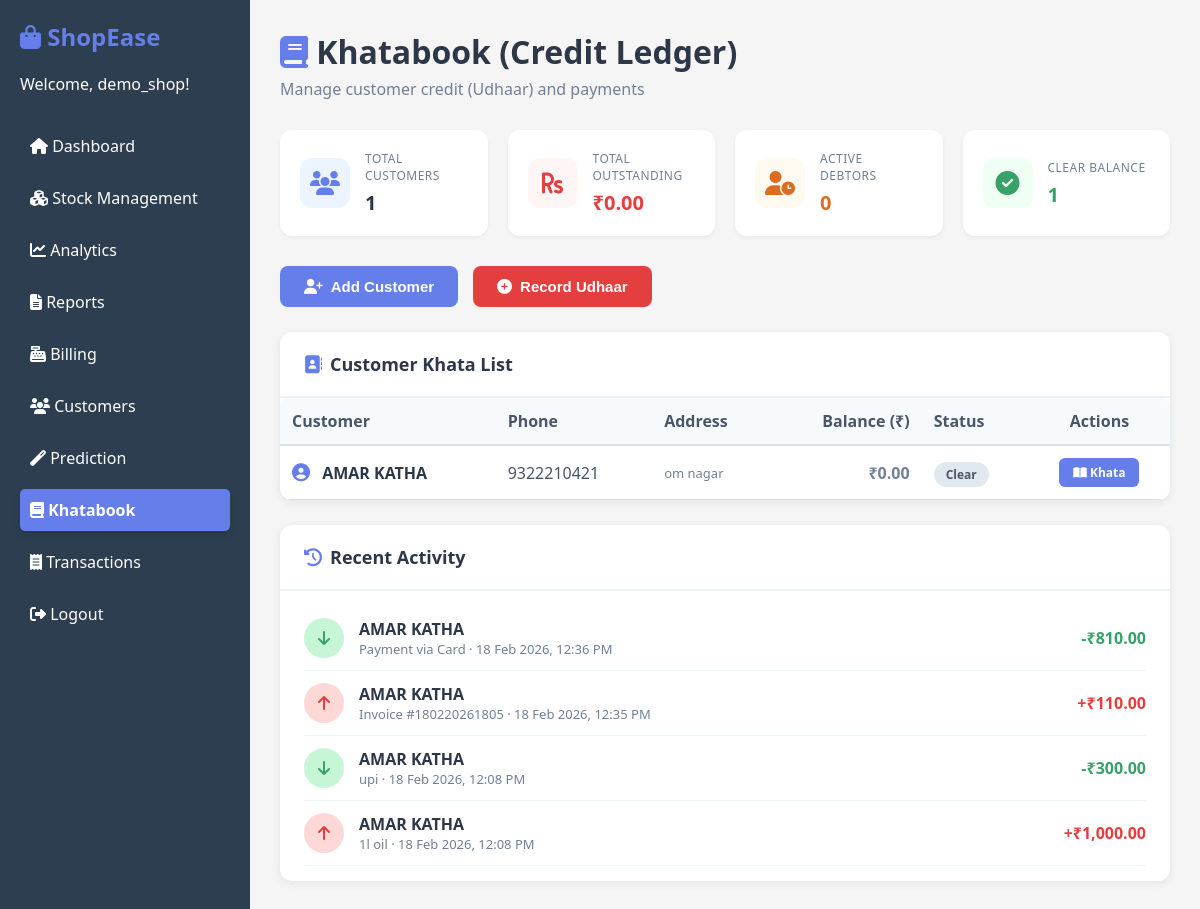
The page /khatabook (signed in) on the database its author committed.
### src/shopease/models.py (models this page shows)
class Customer(db.Model):
    id = db.Column(db.Integer, primary_key=True)
    name = db.Column(db.String(200), nullable=False)
    phone = db.Column(db.String(20), nullable=False)
    address = db.Column(db.String(500))
    balance = db.Column(db.Numeric(10, 2), default=0)  # Outstanding credit amount
    user_id = db.Column(db.Integer, db.ForeignKey('user.id'))
    created_at = db.Column(db.DateTime, default=datetime.utcnow)
    entries = db.relationship('KhataEntry', backref='customer', lazy=True)

class KhataEntry(db.Model):
    id = db.Column(db.Integer, primary_key=True)
    customer_id = db.Column(db.Integer, db.ForeignKey('customer.id'), nullable=False)
    entry_type = db.Column(db.String(10), nullable=False)  # 'credit' or 'payment'
    amount = db.Column(db.Numeric(10, 2), nullable=False)
    description = db.Column(db.String(500))
    date = db.Column(db.DateTime, default=datetime.utcnow)
    user_id = db.Column(db.Integer, db.ForeignKey('user.id'))

### src/shopease/blueprints/khatabook.py (the view)
@khatabook_bp.route('/khatabook')
def index():
    if 'user_id' not in session:
        return redirect('/login')
    user_id = session['user_id']
    customers = Customer.query.filter_by(user_id=user_id).order_by(Customer.name).all()
    total_customers = len(customers)
    total_credit = sum(float(c.balance) for c in customers if c.balance and float(c.balance) > 0)
    total_debtors = sum(1 for c in customers if c.balance and float(c.balance) > 0)
    recent_entries = db.session.query(KhataEntry, Customer.name).join(Customer).filter(
        KhataEntry.user_id == user_id
    ).order_by(KhataEntry.date.desc()).limit(10).all()
    return render_template('khatabook.html',
                           customers=customers,
                           total_customers=total_customers,
                           total_credit=total_credit,
                           total_debtors=total_debtors,
                           recent_entries=recent_entries)

### src/shopease/templates/khatabook.html (shortened to what this page needs)
{% extends "base.html" %}
{% block content %}
<div class="page-header">
    <div>
        <h1 style="margin:0;color:#2d3748;"><i class="fas fa-book" style="color:#667eea;"></i> Khatabook (Credit Ledger)</h1>
        <p style="color:#718096;margin-top:5px;">Manage customer credit (Udhaar) and payments</p>
    </div>
</div>
<div class="metrics-row">
    <div class="metric-card">
        <div class="metric-icon" style="background:#ebf4ff;color:#667eea;">
            <i class="fas fa-users"></i>
        </div>
        <div class="metric-content">
            <span class="metric-label">Total Customers</span>
            <span class="metric-value">{{ total_customers }}</span>
        </div>
    </div>
    <div class="metric-card">
        <div class="metric-icon" style="background:#fff5f5;color:#e53e3e;">
            <i class="fas fa-rupee-sign"></i>
        </div>
        <div class="metric-content">
            <span class="metric-label">Total Outstanding</span>
            <span class="metric-value" style="color:#e53e3e;">₹{{ "{:,.2f}".format(total_credit) }}</span>
        </div>
    </div>
    <div class="metric-card">
        <div class="metric-icon" style="background:#fffaf0;color:#dd6b20;">
            <i class="fas fa-user-clock"></i>
        </div>
        <div class="metric-content">
            <span class="metric-label">Active Debtors</span>
            <span class="metric-value" style="color:#dd6b20;">{{ total_debtors }}</span>
        </div>
    </div>
    <div class="metric-card">
        <div class="metric-icon" style="background:#f0fff4;color:#38a169;">
            <i class="fas fa-check-circle"></i>
        </div>
        <div class="metric-content">
            <span class="metric-label">Clear Balance</span>
            <span class="metric-value" style="color:#38a169;">{{ total_customers - total_debtors }}</span>
        </div>
    </div>
</div>
<div style="display:flex;gap:15px;margin-bottom:25px;flex-wrap:wrap;">
    <button onclick="document.getElementById('addCustomerModal').style.display='flex'"
            style="padding:12px 24px;background:#667eea;color:white;border:none;border-radius:8px;cursor:pointer;font-size:15px;font-weight:600;display:flex;align-items:center;gap:8px;transition:all 0.2s;">
        <i class="fas fa-user-plus"></i> Add Customer
    </button>
    <button onclick="document.getElementById('addEntryModal').style.display='flex'"
            style="padding:12px 24px;background:#e53e3e;color:white;border:none;border-radius:8px;cursor:pointer;font-size:15px;font-weight:600;display:flex;align-items:center;gap:8px;transition:all 0.2s;">
        <i class="fas fa-plus-circle"></i> Record Udhaar
    </button>
</div>
<div style="background:white;border-radius:12px;box-shadow:0 2px 8px rgba(0,0,0,0.08);overflow:hidden;">
    <div style="padding:20px 24px;border-bottom:2px solid #edf2f7;">
        <h2 style="margin:0;font-size:18px;color:#2d3748;"><i class="fas fa-address-book" style="color:#667eea;margin-right:8px;"></i>Customer Khata List</h2>
    </div>
    {% if customers %}
    <table class="styled-table" style="margin:0;">
        <thead>
            <tr>
                <th style="background:#f7fafc;color:#4a5568;font-weight:600;">Customer</th>
                <th style="background:#f7fafc;color:#4a5568;font-weight:600;">Phone</th>
                <th style="background:#f7fafc;color:#4a5568;font-weight:600;">Address</th>
                <th style="background:#f7fafc;color:#4a5568;font-weight:600;text-align:right;">Balance (₹)</th>
                <th style="background:#f7fafc;color:#4a5568;font-weight:600;">Status</th>
                <th style="background:#f7fafc;color:#4a5568;font-weight:600;text-align:center;">Actions</th>
            </tr>
        </thead>
        <tbody>
            {% for c in customers %}
            <tr style="transition:background 0.15s;" onmouseover="this.style.background='#f7fafc'" onmouseout="this.style.background='white'">
                <td style="font-weight:600;color:#2d3748;">
                    <i class="fas fa-user-circle" style="color:#667eea;margin-right:8px;font-size:18px;"></i>
                    {{ c.name }}
                </td>
                <td style="color:#4a5568;">{{ c.phone }}</td>
                <td style="color:#718096;font-size:13px;">{{ c.address or '—' }}</td>
                <td style="text-align:right;font-weight:700;font-size:16px;
                    {% if c.balance and c.balance|float > 0 %}color:#e53e3e;{% elif c.balance and c.balance|float < 0 %}color:#38a169;{% else %}color:#718096;{% endif %}">
                    ₹{{ "{:,.2f}".format(c.balance|float) }}
                </td>
                <td>
                    {% if c.balance and c.balance|float > 0 %}
                        <span style="background:#fed7d7;color:#c53030;padding:4px 12px;border-radius:20px;font-size:12px;font-weight:600;">Pending</span>
                    {% elif c.balance and c.balance|float < 0 %}
                        <span style="background:#c6f6d5;color:#276749;padding:4px 12px;border-radius:20px;font-size:12px;font-weight:600;">Overpaid</span>
                    {% else %}
                        <span style="background:#e2e8f0;color:#4a5568;padding:4px 12px;border-radius:20px;font-size:12px;font-weight:600;">Clear</span>
                    {% endif %}
                </td>
                <td style="text-align:center;">
                    <div style="display:flex;gap:6px;justify-content:center;flex-wrap:wrap;">
                        <a href="{{ url_for('khatabook.ledger', customer_id=c.id) }}"
                           style="padding:6px 14px;background:#667eea;color:white;border-radius:6px;text-decoration:none;font-size:12px;font-weight:600;">
                            <i class="fas fa-book-open"></i> Khata
                        </a>
                    </div>
                </td>
            </tr>
            {% endfor %}
        </tbody>
    </table>
    {% endif %}
</div>
{% if recent_entries %}
<div style="background:white;border-radius:12px;box-shadow:0 2px 8px rgba(0,0,0,0.08);margin-top:25px;overflow:hidden;">
    <div style="padding:20px 24px;border-bottom:2px solid #edf2f7;">
        <h2 style="margin:0;font-size:18px;color:#2d3748;"><i class="fas fa-history" style="color:#667eea;margin-right:8px;"></i>Recent Activity</h2>
    </div>
    <div style="padding:15px 24px;">
        {% for entry, customer_name in recent_entries %}
        <div style="display:flex;align-items:center;gap:15px;padding:12px 0;border-bottom:1px solid #edf2f7;">
            {% if entry.entry_type == 'credit' %}
                <div style="width:40px;height:40px;background:#fed7d7;border-radius:50%;display:flex;align-items:center;justify-content:center;">
                    <i class="fas fa-arrow-up" style="color:#e53e3e;"></i>
                </div>
            {% else %}
                <div style="width:40px;height:40px;background:#c6f6d5;border-radius:50%;display:flex;align-items:center;justify-content:center;">
                    <i class="fas fa-arrow-down" style="color:#38a169;"></i>
                </div>
            {% endif %}
            <div style="flex:1;">
                <div style="font-weight:600;color:#2d3748;">{{ customer_name }}</div>
                <div style="font-size:13px;color:#718096;">{{ entry.description or ('Credit given' if entry.entry_type == 'credit' else 'Payment received') }} · {{ entry.date.strftime('%d %b %Y, %I:%M %p') }}</div>
            </div>
            <div style="font-weight:700;font-size:16px;{% if entry.entry_type == 'credit' %}color:#e53e3e;{% else %}color:#38a169;{% endif %}">
                {{ '+' if entry.entry_type == 'credit' else '-' }}₹{{ "{:,.2f}".format(entry.amount|float) }}
            </div>
        </div>
        {% endfor %}
    </div>
</div>
{% endif %}
{% endblock %}

### src/shopease/static/style.css (style rules this page uses)
* { margin: 0; padding: 0; box-sizing: border-box; }
body { font-family: 'Segoe UI', Tahoma, Geneva, Verdana, sans-serif; background: #f5f5f5; }
table { width: 100%; background: white; border-radius: 10px; overflow: hidden; box-shadow: 0 2px 5px rgba(0,0,0,0.1); }
th { background: #2c3e50; color: white; padding: 12px; text-align: left; }
td { padding: 12px; border-bottom: 1px solid #ddd; }
.metrics-row { display: grid; grid-template-columns: repeat(auto-fit, minmax(200px, 1fr)); gap: 20px; margin-bottom: 30px; }
.metric-card { background: white; padding: 20px; border-radius: 12px; box-shadow: 0 2px 4px rgba(0,0,0,0.05); display: flex; align-items: center; gap: 15px; transition: transform 0.2s; }
.metric-icon { width: 50px; height: 50px; background: #ebf4ff; border-radius: 12px; display: flex; align-items: center; justify-content: center; font-size: 24px; color: #667eea; }
.metric-content { flex: 1; }
.metric-label { font-size: 12px; color: #718096; display: block; margin-bottom: 5px; text-transform: uppercase; letter-spacing: 0.5px; }
.metric-value { font-size: 20px; font-weight: bold; color: #2d3748; }
.styled-table { width: 100%; border-collapse: collapse; }
.styled-table th { background: #f8f9fa; color: #495057; padding: 12px; text-align: left; border-bottom: 2px solid #dee2e6; }
.styled-table td { padding: 12px; border-bottom: 1px solid #dee2e6; }
.page-header { display: flex; justify-content: space-between; align-items: center; margin-bottom: 30px; }

### rows shown on the page
Customer: name "AMAR KATHA", phone "9322210421", address "om nagar", balance "0.00", shows "Clear"
KhataEntry: name "AMAR KATHA", description "Payment via Card", date "18 Feb 2026, 12:36 PM", entry_type "-", amount "810.00"
KhataEntry: name "AMAR KATHA", description "Invoice #180220261805", date "18 Feb 2026, 12:35 PM", entry_type "+", amount "110.00"
KhataEntry: name "AMAR KATHA", description "upi", date "18 Feb 2026, 12:08 PM", entry_type "-", amount "300.00"
KhataEntry: name "AMAR KATHA", description "1l oil", date "18 Feb 2026, 12:08 PM", entry_type "+", amount "1,000.00"

### other values the page prints
{{ session.get('username', 'User') }} "demo_shop"
{{ total_customers }} "1"
{{ "{:,.2f}".format(total_credit) }} "0.00"
{{ total_debtors }} "0"
{{ total_customers - total_debtors }} "1"
